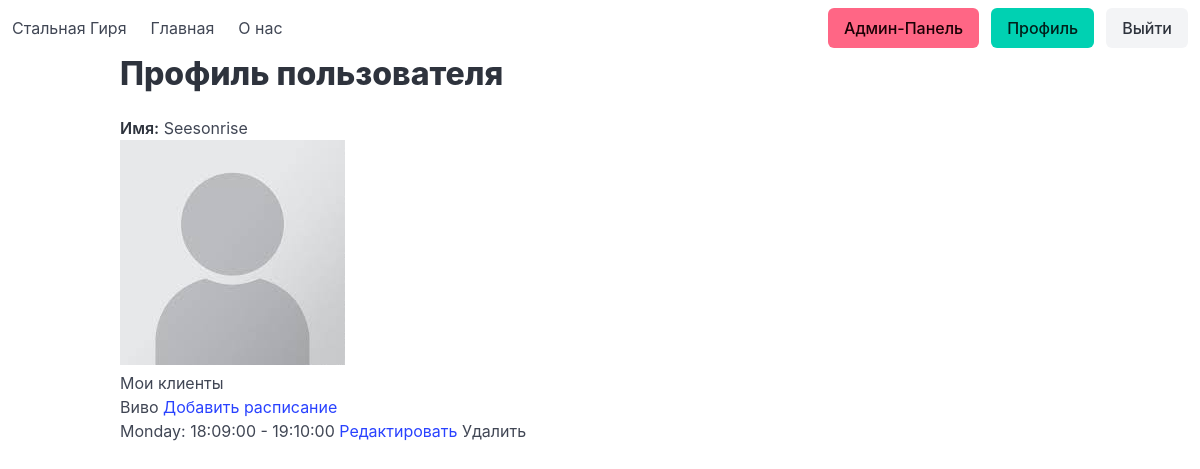
The page /profile (signed in) on the database its author committed.
### app/models.py (models this page shows, shortened)
class User(db.Model, UserMixin):
    id = db.Column(db.Integer, primary_key=True)
    username = db.Column(db.String(80), unique=True, nullable=False)
    password = db.Column(db.String(255), nullable=False)
    profile_pic = db.Column(db.String(255), nullable=True)
    is_trainer = db.Column(db.Boolean, default=False)
    is_admin = db.Column(db.Boolean, default=False)
    trainees = db.relationship(
        'User', secondary=trainer_assignment,
        primaryjoin=(trainer_assignment.c.trainer_id == id),
        secondaryjoin=(trainer_assignment.c.trainee_id == id),
        backref=db.backref('trainers', lazy='dynamic'),
        lazy='dynamic'
    )

class Schedule(db.Model):
    id = db.Column(db.Integer, primary_key=True)
    trainee_id = db.Column(db.Integer, db.ForeignKey('user.id'), nullable=False)
    trainer_id = db.Column(db.Integer, db.ForeignKey('user.id'), nullable=False)
    day_of_week = db.Column(db.String(10), nullable=False)  # e.g., 'Monday'
    start_time = db.Column(db.Time, nullable=False)
    end_time = db.Column(db.Time, nullable=False)
    trainee = db.relationship('User', foreign_keys=[trainee_id], backref='schedules')
    trainer = db.relationship('User', foreign_keys=[trainer_id])

### app/profile.py (the view)
@profile.route('/profile')
@login_required
def user_profile():
    user = User.query.filter_by(id=current_user.id).first()
    if user is None:
        flash('Пользователь не найден', 'danger')
        return redirect(url_for('main.index'))
    user_ico = user.profile_pic if user.profile_pic else 'profile_img_placeholder.jpg'
    if current_user.is_trainer:
        trainees = current_user.trainees.all()
        return render_template('profile.html', user_ico=user_ico, trainees=trainees)
    else:
        schedules = Schedule.query.filter_by(trainee_id=current_user.id).all()
        return render_template('profile.html', user_ico=user_ico, schedules=schedules)

### app/__init__.py (called while the page is built)
@login_manager.user_loader
def load_user(user_id):
    return User.query.get(int(user_id))

### app/template/profile.html (shortened to what this page needs)
{% extends 'base.html' %}
{% block body %}
<div class="container">
    <h1 class="title">Профиль пользователя</h1>
    <p><strong>Имя:</strong> {{ current_user.username }}</p>
    <img src="{{ url_for('static', filename='images/' + user_ico) }}" alt="Изображение профиля">
</div>
{% if current_user.is_trainer %}
    <div class="container">
        <h2>Мои клиенты</h2>
        <ul>
            {% for trainee in trainees %}
                <li>
                    {{ trainee.username }}
                    <a href="{{ url_for('profile.add_schedule', trainee_id=trainee.id) }}">Добавить расписание</a>
                    <ul>
                        {% for schedule in trainee.schedules %}
                            <li>{{ schedule.day_of_week }}: {{ schedule.start_time }} - {{ schedule.end_time }}
                                <a href="{{ url_for('profile.edit_schedule', schedule_id=schedule.id) }}">Редактировать</a>
                                <form method="POST" action="{{ url_for('profile.delete_schedule', schedule_id=schedule.id) }}" style="display:inline;">
                                    <button type="submit" onclick="return confirm('Удалить расписание?')">Удалить</button>
                                </form>
                            </li>
                        {% endfor %}
                    </ul>
                </li>
            {% endfor %}
        </ul>
    </div>
{% endif %}
{%endblock %}

### app/template/base.html (style rules this page uses)
a { user-select: none; }

### rows shown on the page
User: username "Seesonrise"
User: username "Виво"
Schedule: day_of_week "Monday", start_time "18:09:00", end_time "19:10:00"
